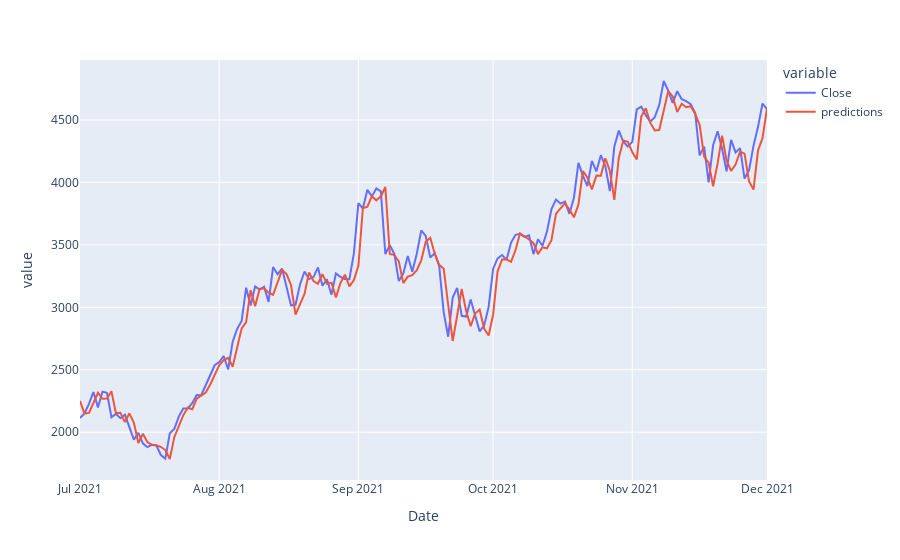

The notebook cell this image was saved under:
### Markdown cell above
Looks pretty good! Let's plot it with the true price curve.

### Code cell
test_df['predictions'] = pred_test_y
px.line(test_df, y=['Close', 'predictions'])

### Figure 1 — Plotly figure (JSON) as saved in the notebook; plotly's stock layout.template omitted (floating-point values rounded to 4 significant figures; data arrays with more than 128 entries replaced by an {"elided": "..."} marker saying what was removed)
{"data": [{"hovertemplate": "variable=Close<br>Date=%{x}<br>value=%{y}<extra></extra>", "legendgroup": "Close", "line": {"color": "#636efa", "dash": "solid"}, "marker": {"symbol": "circle"}, "mode": "lines", "name": "Close", "orientation": "v", "showlegend": true, "type": "scatter", "x": {"elided": "154 str values"}, "xaxis": "x", "y": {"elided": "154 float values"}, "yaxis": "y"}, {"hovertemplate": "variable=predictions<br>Date=%{x}<br>value=%{y}<extra></extra>", "legendgroup": "predictions", "line": {"color": "#EF553B", "dash": "solid"}, "marker": {"symbol": "circle"}, "mode": "lines", "name": "predictions", "orientation": "v", "showlegend": true, "type": "scatter", "x": {"elided": "154 str values"}, "xaxis": "x", "y": {"elided": "154 float values"}, "yaxis": "y"}], "layout": {"legend": {"title": {"text": "variable"}, "tracegroupgap": 0}, "margin": {"t": 60}, "xaxis": {"anchor": "y", "domain": [0, 1], "title": {"text": "Date"}}, "yaxis": {"anchor": "x", "domain": [0, 1], "title": {"text": "value"}}}}
